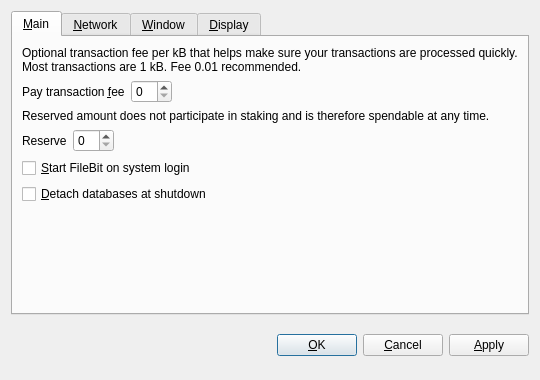
<?xml version="1.0" encoding="UTF-8"?>
<ui version="4.0">
 <class>OptionsDialog</class>
 <widget class="QDialog" name="OptionsDialog">
  <property name="geometry">
   <rect>
    <x>0</x>
    <y>0</y>
    <width>540</width>
    <height>380</height>
   </rect>
  </property>
  <property name="windowTitle">
   <string>Options</string>
  </property>
  <property name="modal">
   <bool>true</bool>
  </property>
  <layout class="QVBoxLayout" name="verticalLayout">
   <item>
    <widget class="QTabWidget" name="tabWidget">
     <property name="tabPosition">
      <enum>QTabWidget::North</enum>
     </property>
     <property name="currentIndex">
      <number>0</number>
     </property>
     <widget class="QWidget" name="tabMain">
      <attribute name="title">
       <string>&amp;Main</string>
      </attribute>
      <layout class="QVBoxLayout" name="verticalLayout_Main">
       <item>
        <widget class="QLabel" name="transactionFeeInfoLabel">
         <property name="text">
          <string>Optional transaction fee per kB that helps make sure your transactions are processed quickly. Most transactions are 1 kB. Fee 0.01 recommended.</string>
         </property>
         <property name="textFormat">
          <enum>Qt::PlainText</enum>
         </property>
         <property name="wordWrap">
          <bool>true</bool>
         </property>
        </widget>
       </item>
       <item>
        <layout class="QHBoxLayout" name="horizontalLayoutFee">
         <item>
          <widget class="QLabel" name="transactionFeeLabel">
           <property name="text">
            <string>Pay transaction &amp;fee</string>
           </property>
           <property name="textFormat">
            <enum>Qt::PlainText</enum>
           </property>
           <property name="buddy">
            <cstring>transactionFee</cstring>
           </property>
          </widget>
         </item>
         <item>
          <widget class="BitcoinAmountField" name="transactionFee"/>
         </item>
         <item>
          <spacer name="horizontalSpacerFee">
           <property name="orientation">
            <enum>Qt::Horizontal</enum>
           </property>
           <property name="sizeHint" stdset="0">
            <size>
             <width>40</width>
             <height>20</height>
            </size>
           </property>
          </spacer>
         </item>
        </layout>
       </item>
       <item>
        <widget class="QLabel" name="reserveBalanceInfoLabel">
         <property name="text">
          <string>Reserved amount does not participate in staking and is therefore spendable at any time.</string>
         </property>
         <property name="textFormat">
          <enum>Qt::PlainText</enum>
         </property>
         <property name="wordWrap">
          <bool>true</bool>
         </property>
        </widget>
       </item>
       <item>
        <layout class="QHBoxLayout" name="horizontalLayoutReserveBalance">
         <item>
          <widget class="QLabel" name="reserveBalanceLabel">
           <property name="text">
            <string>Reserve</string>
           </property>
           <property name="textFormat">
            <enum>Qt::PlainText</enum>
           </property>
           <property name="buddy">
            <cstring>reserveBalance</cstring>
           </property>
          </widget>
         </item>
         <item>
          <widget class="BitcoinAmountField" name="reserveBalance"/>
         </item>
         <item>
          <spacer name="horizontalSpacerReserveBalance">
           <property name="orientation">
            <enum>Qt::Horizontal</enum>
           </property>
           <property name="sizeHint" stdset="0">
            <size>
             <width>40</width>
             <height>20</height>
            </size>
           </property>
          </spacer>
         </item>
        </layout>
       </item>
       <item>
        <widget class="QCheckBox" name="bitcoinAtStartup">
         <property name="toolTip">
          <string>Automatically start FileBit after logging in to the system.</string>
         </property>
         <property name="text">
          <string>&amp;Start FileBit on system login</string>
         </property>
        </widget>
       </item>
       <item>
        <widget class="QCheckBox" name="detachDatabases">
         <property name="toolTip">
          <string>Detach block and address databases at shutdown. This means they can be moved to another data directory, but it slows down shutdown. The wallet is always detached.</string>
         </property>
         <property name="text">
          <string>&amp;Detach databases at shutdown</string>
         </property>
        </widget>
       </item>
       <item>
        <spacer name="verticalSpacer_Main">
         <property name="orientation">
          <enum>Qt::Vertical</enum>
         </property>
         <property name="sizeHint" stdset="0">
          <size>
           <width>20</width>
           <height>40</height>
          </size>
         </property>
        </spacer>
       </item>
      </layout>
     </widget>
     <widget class="QWidget" name="tabNetwork">
      <attribute name="title">
       <string>&amp;Network</string>
      </attribute>
      <layout class="QVBoxLayout" name="verticalLayout_Network">
       <item>
        <widget class="QCheckBox" name="mapPortUpnp">
         <property name="toolTip">
          <string>Automatically open the FileBit client port on the router. This only works when your router supports UPnP and it is enabled.</string>
         </property>
         <property name="text">
          <string>Map port using &amp;UPnP</string>
         </property>
        </widget>
       </item>
       <item>
        <widget class="QCheckBox" name="connectSocks">
         <property name="toolTip">
          <string>Connect to the FileBit network through a SOCKS proxy (e.g. when connecting through Tor).</string>
         </property>
         <property name="text">
          <string>&amp;Connect through SOCKS proxy:</string>
         </property>
        </widget>
       </item>
       <item>
        <layout class="QHBoxLayout" name="horizontalLayout_Network">
         <item>
          <widget class="QLabel" name="proxyIpLabel">
           <property name="text">
            <string>Proxy &amp;IP:</string>
           </property>
           <property name="textFormat">
            <enum>Qt::PlainText</enum>
           </property>
           <property name="buddy">
            <cstring>proxyIp</cstring>
           </property>
          </widget>
         </item>
         <item>
          <widget class="QValidatedLineEdit" name="proxyIp">
           <property name="maximumSize">
            <size>
             <width>140</width>
             <height>16777215</height>
            </size>
           </property>
           <property name="toolTip">
            <string>IP address of the proxy (e.g. 127.0.0.1)</string>
           </property>
          </widget>
         </item>
         <item>
          <widget class="QLabel" name="proxyPortLabel">
           <property name="text">
            <string>&amp;Port:</string>
           </property>
           <property name="textFormat">
            <enum>Qt::PlainText</enum>
           </property>
           <property name="buddy">
            <cstring>proxyPort</cstring>
           </property>
          </widget>
         </item>
         <item>
          <widget class="QLineEdit" name="proxyPort">
           <property name="maximumSize">
            <size>
             <width>55</width>
             <height>16777215</height>
            </size>
           </property>
           <property name="toolTip">
            <string>Port of the proxy (e.g. 9050)</string>
           </property>
          </widget>
         </item>
         <item>
          <widget class="QLabel" name="socksVersionLabel">
           <property name="text">
            <string>SOCKS &amp;Version:</string>
           </property>
           <property name="textFormat">
            <enum>Qt::PlainText</enum>
           </property>
           <property name="buddy">
            <cstring>socksVersion</cstring>
           </property>
          </widget>
         </item>
         <item>
          <widget class="QValueComboBox" name="socksVersion">
           <property name="toolTip">
            <string>SOCKS version of the proxy (e.g. 5)</string>
           </property>
          </widget>
         </item>
         <item>
          <spacer name="horizontalSpacer_Network">
           <property name="orientation">
            <enum>Qt::Horizontal</enum>
           </property>
           <property name="sizeHint" stdset="0">
            <size>
             <width>40</width>
             <height>20</height>
            </size>
           </property>
          </spacer>
         </item>
        </layout>
       </item>
       <item>
        <spacer name="verticalSpacer_Network">
         <property name="orientation">
          <enum>Qt::Vertical</enum>
         </property>
         <property name="sizeHint" stdset="0">
          <size>
           <width>20</width>
           <height>40</height>
          </size>
         </property>
        </spacer>
       </item>
      </layout>
     </widget>
     <widget class="QWidget" name="tabWindow">
      <attribute name="title">
       <string>&amp;Window</string>
      </attribute>
      <layout class="QVBoxLayout" name="verticalLayout_Window">
       <item>
        <widget class="QCheckBox" name="minimizeToTray">
         <property name="toolTip">
          <string>Show only a tray icon after minimizing the window.</string>
         </property>
         <property name="text">
          <string>&amp;Minimize to the tray instead of the taskbar</string>
         </property>
        </widget>
       </item>
       <item>
        <widget class="QCheckBox" name="minimizeOnClose">
         <property name="toolTip">
          <string>Minimize instead of exit the application when the window is closed. When this option is enabled, the application will be closed only after selecting Quit in the menu.</string>
         </property>
         <property name="text">
          <string>M&amp;inimize on close</string>
         </property>
        </widget>
       </item>
       <item>
        <spacer name="verticalSpacer_Window">
         <property name="orientation">
          <enum>Qt::Vertical</enum>
         </property>
         <property name="sizeHint" stdset="0">
          <size>
           <width>20</width>
           <height>40</height>
          </size>
         </property>
        </spacer>
       </item>
      </layout>
     </widget>
     <widget class="QWidget" name="tabDisplay">
      <attribute name="title">
       <string>&amp;Display</string>
      </attribute>
      <layout class="QVBoxLayout" name="verticalLayout_Display">
       <item>
        <layout class="QHBoxLayout" name="horizontalLayout_1_Display">
         <item>
          <widget class="QLabel" name="langLabel">
           <property name="text">
            <string>User Interface &amp;language:</string>
           </property>
           <property name="textFormat">
            <enum>Qt::PlainText</enum>
           </property>
           <property name="buddy">
            <cstring>lang</cstring>
           </property>
          </widget>
         </item>
         <item>
          <widget class="QValueComboBox" name="lang">
           <property name="toolTip">
            <string>The user interface language can be set here. This setting will take effect after restarting FileBit.</string>
           </property>
          </widget>
         </item>
        </layout>
       </item>
       <item>
        <layout class="QHBoxLayout" name="horizontalLayout_2_Display">
         <item>
          <widget class="QLabel" name="unitLabel">
           <property name="text">
            <string>&amp;Unit to show amounts in:</string>
           </property>
           <property name="textFormat">
            <enum>Qt::PlainText</enum>
           </property>
           <property name="buddy">
            <cstring>unit</cstring>
           </property>
          </widget>
         </item>
         <item>
          <widget class="QValueComboBox" name="unit">
           <property name="toolTip">
            <string>Choose the default subdivision unit to show in the interface and when sending coins.</string>
           </property>
          </widget>
         </item>
        </layout>
       </item>
       <item>
        <widget class="QCheckBox" name="displayAddresses">
         <property name="toolTip">
          <string>Whether to show FileBit addresses in the transaction list or not.</string>
         </property>
         <property name="text">
          <string>&amp;Display addresses in transaction list</string>
         </property>
        </widget>
       </item>
       <item>
        <widget class="QCheckBox" name="coinControlFeatures">
         <property name="toolTip">
          <string>Whether to show coin control features or not.</string>
         </property>
         <property name="text">
          <string>Display coin &amp;control features (experts only!)</string>
         </property>
        </widget>
       </item>
       <item>
        <spacer name="verticalSpacer_Display">
         <property name="orientation">
          <enum>Qt::Vertical</enum>
         </property>
         <property name="sizeHint" stdset="0">
          <size>
           <width>20</width>
           <height>40</height>
          </size>
         </property>
        </spacer>
       </item>
      </layout>
     </widget>
    </widget>
   </item>
   <item>
    <layout class="QHBoxLayout" name="horizontalLayout_Buttons">
     <item>
      <spacer name="horizontalSpacer_1">
       <property name="orientation">
        <enum>Qt::Horizontal</enum>
       </property>
       <property name="sizeHint" stdset="0">
        <size>
         <width>40</width>
         <height>48</height>
        </size>
       </property>
      </spacer>
     </item>
     <item>
      <widget class="QLabel" name="statusLabel">
       <property name="font">
        <font>
         <weight>75</weight>
         <bold>true</bold>
        </font>
       </property>
       <property name="text">
        <string/>
       </property>
       <property name="textFormat">
        <enum>Qt::PlainText</enum>
       </property>
       <property name="wordWrap">
        <bool>true</bool>
       </property>
      </widget>
     </item>
     <item>
      <spacer name="horizontalSpacer_2">
       <property name="orientation">
        <enum>Qt::Horizontal</enum>
       </property>
       <property name="sizeHint" stdset="0">
        <size>
         <width>40</width>
         <height>48</height>
        </size>
       </property>
      </spacer>
     </item>
     <item>
      <widget class="QPushButton" name="okButton">
       <property name="text">
        <string>&amp;OK</string>
       </property>
      </widget>
     </item>
     <item>
      <widget class="QPushButton" name="cancelButton">
       <property name="text">
        <string>&amp;Cancel</string>
       </property>
       <property name="autoDefault">
        <bool>false</bool>
       </property>
      </widget>
     </item>
     <item>
      <widget class="QPushButton" name="applyButton">
       <property name="text">
        <string>&amp;Apply</string>
       </property>
       <property name="autoDefault">
        <bool>false</bool>
       </property>
      </widget>
     </item>
    </layout>
   </item>
  </layout>
 </widget>
 <customwidgets>
  <customwidget>
   <class>BitcoinAmountField</class>
   <extends>QSpinBox</extends>
   <header>bitcoinamountfield.h</header>
  </customwidget>
  <customwidget>
   <class>QValueComboBox</class>
   <extends>QComboBox</extends>
   <header>qvaluecombobox.h</header>
  </customwidget>
  <customwidget>
   <class>QValidatedLineEdit</class>
   <extends>QLineEdit</extends>
   <header>qvalidatedlineedit.h</header>
  </customwidget>
 </customwidgets>
 <resources/>
 <connections/>
</ui>
